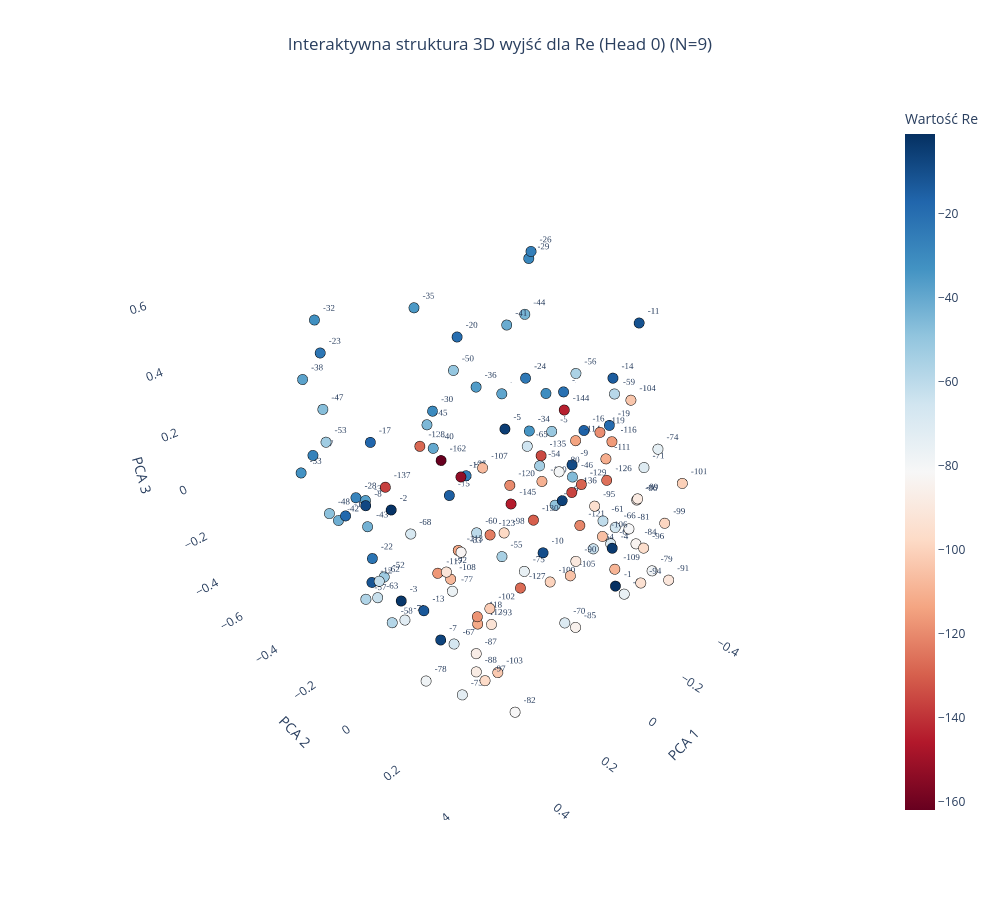
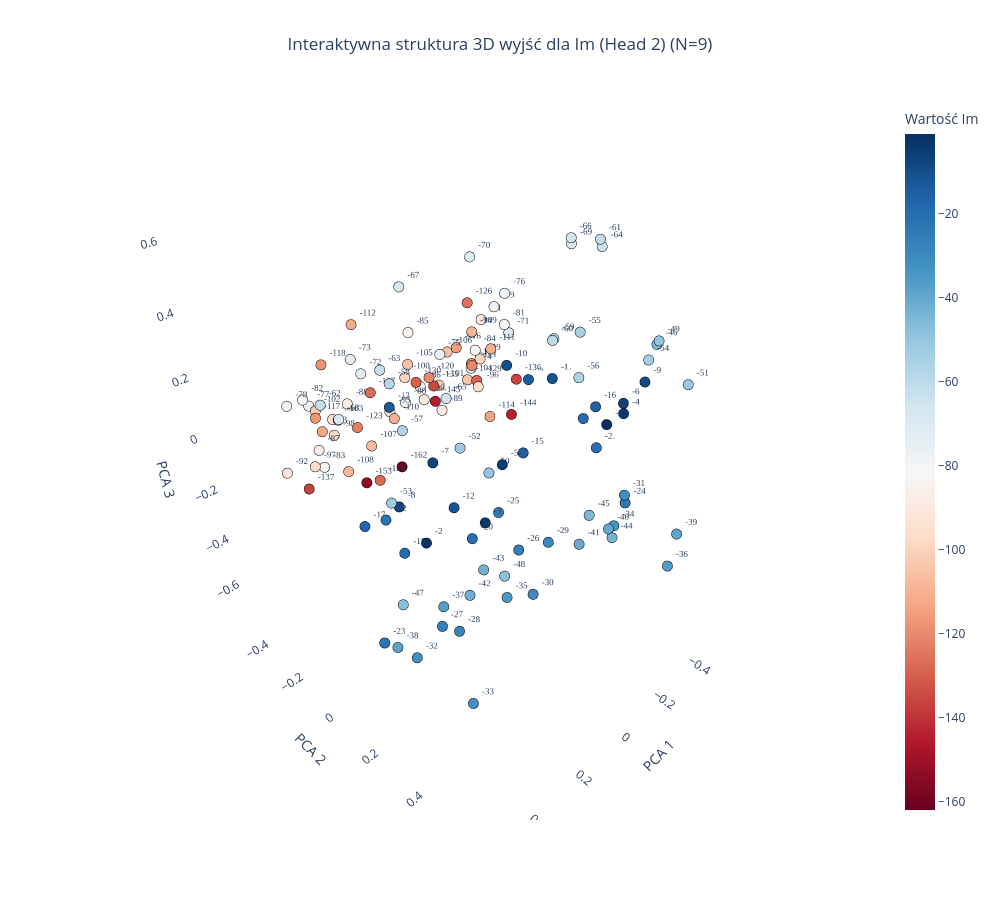

These figures' notebook cell, in order:
### Code cell
plot_output_head_plotly_3d(model, N=N, head_idx=0)

plot_output_head_plotly_3d(model, N=N, head_idx=2)

### Figure 1 — Plotly figure (JSON) as saved in the notebook; plotly's stock layout.template omitted (floating-point values rounded to 4 significant figures; data arrays with more than 128 entries replaced by an {"elided": "..."} marker saying what was removed)
{"data": [{"hoverinfo": "text", "hovertext": {"elided": "133 str values"}, "marker": {"color": {"elided": "133 int values"}, "colorbar": {"title": {"text": "Wartość Re"}}, "colorscale": [[0, "rgb(103,0,31)"], [0.1, "rgb(178,24,43)"], [0.2, "rgb(214,96,77)"], [0.3, "rgb(244,165,130)"], [0.4, "rgb(253,219,199)"], [0.5, "rgb(247,247,247)"], [0.6, "rgb(209,229,240)"], [0.7, "rgb(146,197,222)"], [0.8, "rgb(67,147,195)"], [0.9, "rgb(33,102,172)"], [1, "rgb(5,48,97)"]], "line": {"color": "Black", "width": 1}, "showscale": true, "size": 6}, "mode": "markers+text", "text": {"elided": "133 str values"}, "textfont": {"family": "Arial Black", "size": 9}, "textposition": "top right", "type": "scatter3d", "x": {"elided": "133 float values"}, "y": {"elided": "133 float values"}, "z": {"elided": "133 float values"}}], "layout": {"height": 900, "scene": {"xaxis": {"backgroundcolor": "white", "gridcolor": "rgba(200,200,200,0.2)", "title": {"text": "PCA 1"}}, "yaxis": {"backgroundcolor": "white", "gridcolor": "rgba(200,200,200,0.2)", "title": {"text": "PCA 2"}}, "zaxis": {"backgroundcolor": "white", "gridcolor": "rgba(200,200,200,0.2)", "title": {"text": "PCA 3"}}}, "showlegend": false, "title": {"text": "Interaktywna struktura 3D wyjść dla Re (Head 0) (N=9)", "x": 0.5, "xanchor": "center"}, "width": 1000}}

### Figure 2 — Plotly figure (JSON) as saved in the notebook; plotly's stock layout.template omitted (floating-point values rounded to 4 significant figures; data arrays with more than 128 entries replaced by an {"elided": "..."} marker saying what was removed)
{"data": [{"hoverinfo": "text", "hovertext": {"elided": "133 str values"}, "marker": {"color": {"elided": "133 int values"}, "colorbar": {"title": {"text": "Wartość Im"}}, "colorscale": [[0, "rgb(103,0,31)"], [0.1, "rgb(178,24,43)"], [0.2, "rgb(214,96,77)"], [0.3, "rgb(244,165,130)"], [0.4, "rgb(253,219,199)"], [0.5, "rgb(247,247,247)"], [0.6, "rgb(209,229,240)"], [0.7, "rgb(146,197,222)"], [0.8, "rgb(67,147,195)"], [0.9, "rgb(33,102,172)"], [1, "rgb(5,48,97)"]], "line": {"color": "Black", "width": 1}, "showscale": true, "size": 6}, "mode": "markers+text", "text": {"elided": "133 str values"}, "textfont": {"family": "Arial Black", "size": 9}, "textposition": "top right", "type": "scatter3d", "x": {"elided": "133 float values"}, "y": {"elided": "133 float values"}, "z": {"elided": "133 float values"}}], "layout": {"height": 900, "scene": {"xaxis": {"backgroundcolor": "white", "gridcolor": "rgba(200,200,200,0.2)", "title": {"text": "PCA 1"}}, "yaxis": {"backgroundcolor": "white", "gridcolor": "rgba(200,200,200,0.2)", "title": {"text": "PCA 2"}}, "zaxis": {"backgroundcolor": "white", "gridcolor": "rgba(200,200,200,0.2)", "title": {"text": "PCA 3"}}}, "showlegend": false, "title": {"text": "Interaktywna struktura 3D wyjść dla Im (Head 2) (N=9)", "x": 0.5, "xanchor": "center"}, "width": 1000}}
